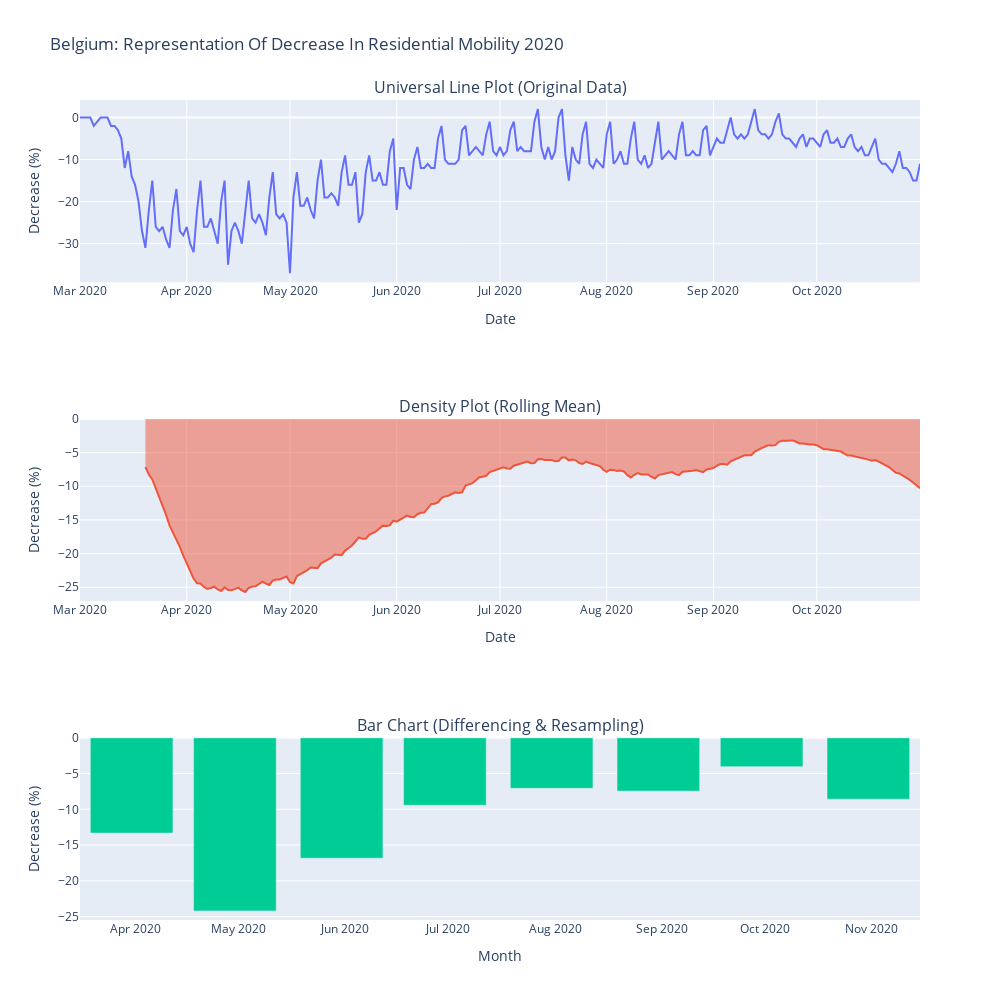

The cell this chart's notebook holds for it:
### Markdown cell above
## Belgium 2020: Residential
We will now characterise and visualise the residential data for Berlin in 2020.

### Code cell
#Belgium 2020: Retail & Recreation
num_subplot_rows = 3
num_subplot_cols = 1

country = Country.Belgium
attribute = Attribute.Residential
rolling_mean_windows = 20
resampling_freq = 'M'

#Our Overall Graph Preferences
graph_prefs = {
    "title" : "Belgium: Representation Of Decrease In Residential Mobility 2020",
    "line_title" : "Universal Line Plot (Original Data)",
    "density_title" : "Density Plot (Rolling Mean)",
    "bar_title" : "Bar Chart (Differencing & Resampling)",
    "width" : 1000,
    "height" : 1000
}

#Our Subplot-Specific Preferences
subplot_prefs = [
    {
        "xaxis" : "Date",
        "yaxis" : "Decrease (%)"
    },
    {
        "xaxis" : "Date",
        "yaxis" : "Decrease (%)"
    },
    {
        "xaxis" : "Month",
        "yaxis" : "Decrease (%)"
    }
]

#Create The Mobility Suite
suite = MobilitySuite(num_subplot_rows, num_subplot_cols, graph_prefs)

#Plot & Show Our Graphs
suite.plot(country, attribute, rolling_mean_windows, resampling_freq, subplot_prefs)
suite.show()

### Figure 1 — Plotly figure (JSON) as saved in the notebook; plotly's stock layout.template omitted (floating-point values rounded to 4 significant figures; data arrays with more than 128 entries replaced by an {"elided": "..."} marker saying what was removed)
{"data": [{"showlegend": false, "type": "scatter", "x": {"elided": "245 str values"}, "xaxis": "x", "y": {"elided": "245 int values"}, "yaxis": "y"}, {"fill": "tozeroy", "showlegend": false, "type": "scatter", "x": {"elided": "245 str values"}, "xaxis": "x2", "y": {"elided": "245 float values"}, "yaxis": "y2"}, {"showlegend": false, "type": "bar", "x": ["2020-03-31T00:00:00", "2020-04-30T00:00:00", "2020-05-31T00:00:00", "2020-06-30T00:00:00", "2020-07-31T00:00:00", "2020-08-31T00:00:00", "2020-09-30T00:00:00", "2020-10-31T00:00:00"], "xaxis": "x3", "y": [-13.32, -24.2, -16.84, -9.433, -7.065, -7.452, -4.033, -8.581], "yaxis": "y3"}], "layout": {"annotations": [{"font": {"size": 16}, "showarrow": false, "text": "Universal Line Plot (Original Data)", "x": 0.5, "xanchor": "center", "xref": "paper", "y": 1, "yanchor": "bottom", "yref": "paper"}, {"font": {"size": 16}, "showarrow": false, "text": "Density Plot (Rolling Mean)", "x": 0.5, "xanchor": "center", "xref": "paper", "y": 0.6111, "yanchor": "bottom", "yref": "paper"}, {"font": {"size": 16}, "showarrow": false, "text": "Bar Chart (Differencing & Resampling)", "x": 0.5, "xanchor": "center", "xref": "paper", "y": 0.2222, "yanchor": "bottom", "yref": "paper"}], "height": 1000, "title": {"text": "Belgium: Representation Of Decrease In Residential Mobility 2020"}, "width": 1000, "xaxis": {"anchor": "y", "domain": [0, 1], "title": {"text": "Date"}}, "xaxis2": {"anchor": "y2", "domain": [0, 1], "title": {"text": "Date"}}, "xaxis3": {"anchor": "y3", "domain": [0, 1], "title": {"text": "Month"}}, "yaxis": {"anchor": "x", "domain": [0.7778, 1], "title": {"text": "Decrease (%)"}}, "yaxis2": {"anchor": "x2", "domain": [0.3889, 0.6111], "title": {"text": "Decrease (%)"}}, "yaxis3": {"anchor": "x3", "domain": [0, 0.2222], "title": {"text": "Decrease (%)"}}}}
